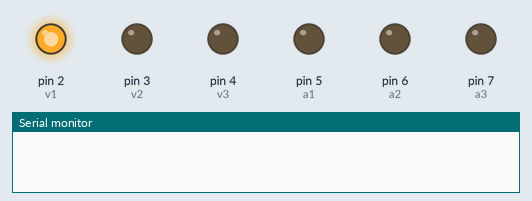
The sketch below on a simulated Arduino Uno, built with avr-gcc and run on an emulated ATmega328P. On the bench: output pins drawn as LEDs (lit = HIGH), the last lines printed to the serial monitor. Random numbers use the default seed unless the sketch sets one.

Above: at 0.15 s.
At 0.75 s:
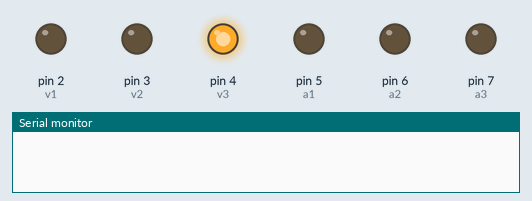
At 1.9 s:
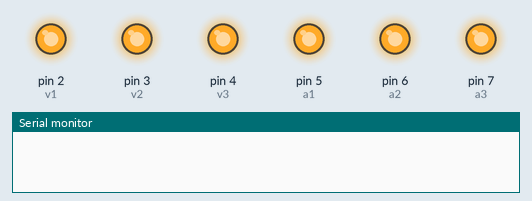
At 15.8 s:
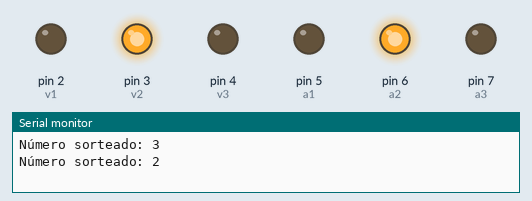
At 28.6 s:
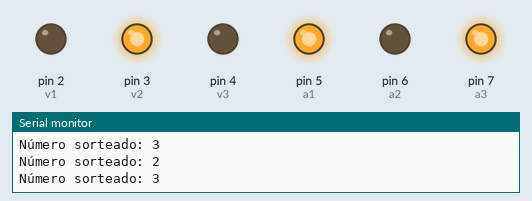
At 39.6 s:
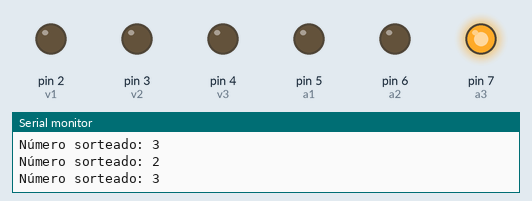
Timing chart, 0 to 40.0 s (numbered marks = the images above):
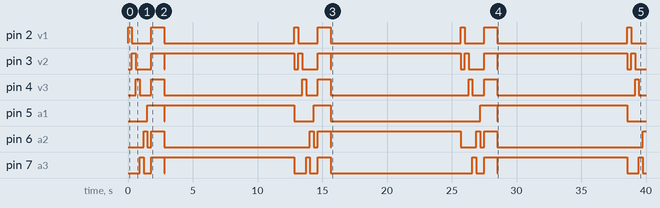

The sketch:

dado.ino
```cpp
// LEDs Vermelhos
const int v1 = 2;
const int v2 = 3;
const int v3 = 4;

// LEDs Azuis
const int a1 = 5;
const int a2 = 6;
const int a3 = 7;

void setup() {
  Serial.begin(9600);
  randomSeed(analogRead(0));

  pinMode(v1, OUTPUT);
  pinMode(v2, OUTPUT);
  pinMode(v3, OUTPUT);
  pinMode(a1, OUTPUT);
  pinMode(a2, OUTPUT);
  pinMode(a3, OUTPUT);
}

void acenderTodos() {
  digitalWrite(v1, HIGH);
  digitalWrite(v2, HIGH);
  digitalWrite(v3, HIGH);
  digitalWrite(a1, HIGH);
  digitalWrite(a2, HIGH);
  digitalWrite(a3, HIGH);
}

void apagarTodos() {
  digitalWrite(v1, LOW);
  digitalWrite(v2, LOW);
  digitalWrite(v3, LOW);
  digitalWrite(a1, LOW);
  digitalWrite(a2, LOW);
  digitalWrite(a3, LOW);
}

void loop() {
  apagarTodos();

  digitalWrite(v1, HIGH);
  delay(300);
  digitalWrite(v2, HIGH);
  digitalWrite(v1, LOW);
  delay(300);
  digitalWrite(v2, LOW);
  digitalWrite(v3, HIGH);
  delay(300);
  digitalWrite(v3, LOW);
  digitalWrite(a3, HIGH);
  delay(300);
  digitalWrite(a3, LOW);
  digitalWrite(a2, HIGH);
  delay(300);
  digitalWrite(a2, LOW);
  digitalWrite(a1, HIGH);
  delay(300);
  digitalWrite(a1, LOW);

  acenderTodos();
  delay(1000);
  apagarTodos();
  delay(50);

  int numero = random(1, 7);

  Serial.print("Número sorteado: ");
  Serial.println(numero);

  if (numero == 1) {
    digitalWrite(v2, HIGH);
  }
  else if (numero == 2) {
    digitalWrite(v2, HIGH);
    digitalWrite(a2, HIGH);
  }
  else if (numero == 3) {
    digitalWrite(v2, HIGH);
    digitalWrite(a1, HIGH);
    digitalWrite(a3, HIGH);
  }
  else if (numero == 4) {
    digitalWrite(v1, HIGH);
    digitalWrite(v3, HIGH);
    digitalWrite(a1, HIGH);
    digitalWrite(a3, HIGH);
  }
  else if (numero == 5) {
    acenderTodos();
    digitalWrite(a2, LOW);
  }
  else if (numero == 6) {
    acenderTodos();
  }
  else {
    while (true) {
      Serial.println("ERRO!");
      digitalWrite(v1, HIGH);
      digitalWrite(v2, HIGH);
      digitalWrite(v3, HIGH);
      delay(1000);
      digitalWrite(v1, LOW);
      digitalWrite(v2, LOW);
      digitalWrite(v3, LOW);
      delay(1000);
    }
  }

  delay(10000);

}
```

Measured:
- by itself, pin 2 (v1): repeats every 12.9 s: LOW 1.5 s, HIGH 1.0 s, LOW 10.1 s, HIGH 0.30 s
- by itself, pin 3 (v2): repeats every 12.9 s: LOW 1.2 s, HIGH 1.0 s, LOW 0.05 s, HIGH 10.0 s, LOW 0.30 s, HIGH 0.30 s
- by itself, pin 4 (v3): repeats every 12.9 s: LOW 0.90 s, HIGH 1.0 s, LOW 10.7 s, HIGH 0.30 s
- by itself, pin 6 (a2): LOW → HIGH at 1.2 s, → LOW 0.30 s later, → HIGH 0.30 s later, → LOW 1.0 s later, … (15 changes in this stretch)
